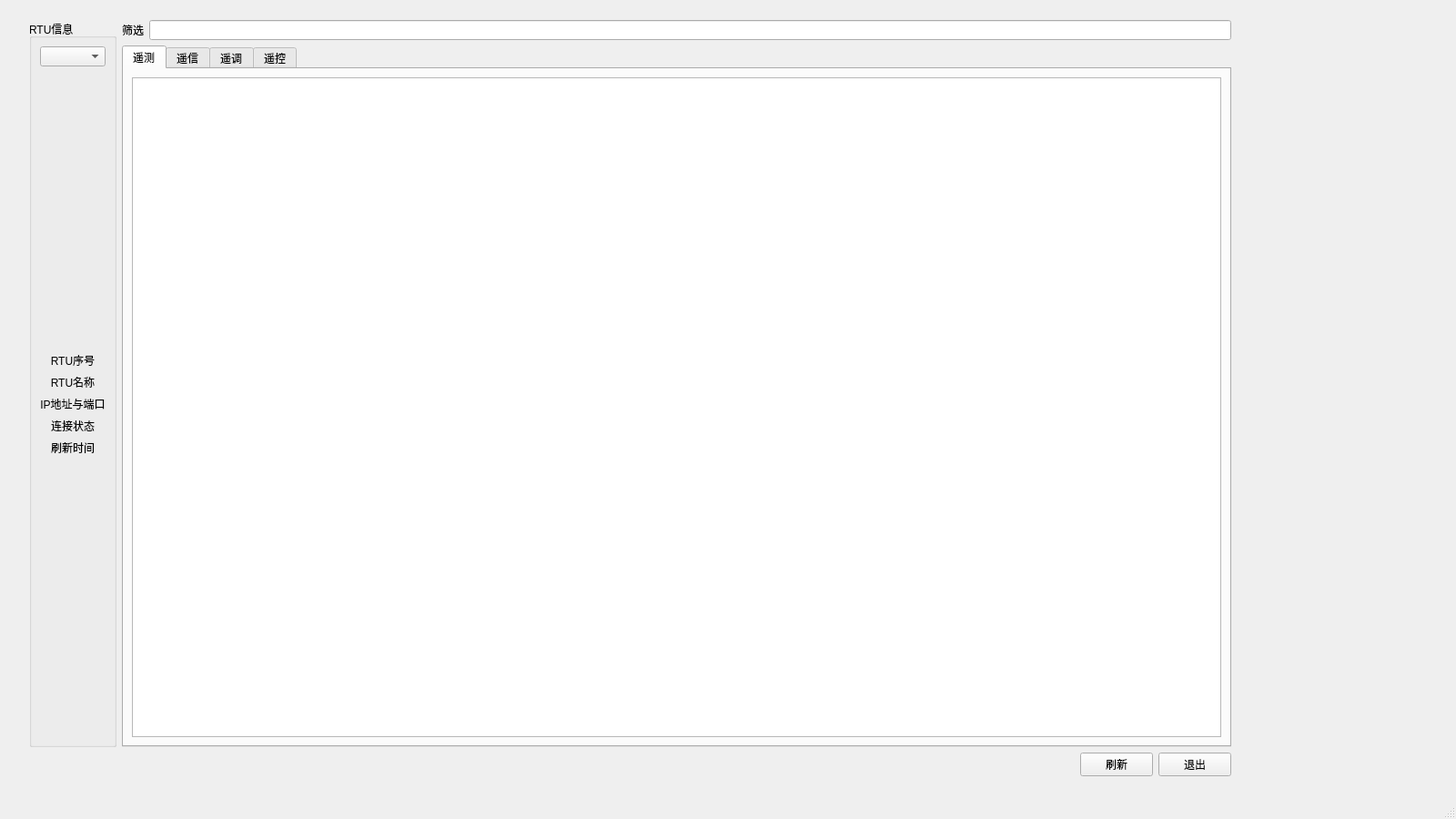
<?xml version="1.0" encoding="UTF-8"?>
<ui version="4.0">
 <class>MainWindow</class>
 <widget class="QMainWindow" name="MainWindow">
  <property name="geometry">
   <rect>
    <x>0</x>
    <y>0</y>
    <width>1600</width>
    <height>900</height>
   </rect>
  </property>
  <property name="sizePolicy">
   <sizepolicy hsizetype="Maximum" vsizetype="Maximum">
    <horstretch>0</horstretch>
    <verstretch>0</verstretch>
   </sizepolicy>
  </property>
  <property name="minimumSize">
   <size>
    <width>1600</width>
    <height>900</height>
   </size>
  </property>
  <property name="windowTitle">
   <string>MainWindow</string>
  </property>
  <widget class="QWidget" name="centralwidget">
   <widget class="QWidget" name="layoutWidget">
    <property name="geometry">
     <rect>
      <x>32</x>
      <y>22</y>
      <width>1321</width>
      <height>831</height>
     </rect>
    </property>
    <layout class="QVBoxLayout" name="verticalLayout_3">
     <item>
      <layout class="QHBoxLayout" name="horizontalLayout_3">
       <item>
        <widget class="QGroupBox" name="groupBox">
         <property name="title">
          <string>RTU信息</string>
         </property>
         <layout class="QVBoxLayout" name="verticalLayout">
          <item>
           <widget class="QComboBox" name="cbxRtu"/>
          </item>
          <item>
           <spacer name="verticalSpacer">
            <property name="orientation">
             <enum>Qt::Vertical</enum>
            </property>
            <property name="sizeHint" stdset="0">
             <size>
              <width>20</width>
              <height>126</height>
             </size>
            </property>
           </spacer>
          </item>
          <item>
           <widget class="QLabel" name="labelRtuID">
            <property name="text">
             <string>RTU序号</string>
            </property>
            <property name="alignment">
             <set>Qt::AlignCenter</set>
            </property>
           </widget>
          </item>
          <item>
           <widget class="QLabel" name="labelRtuName">
            <property name="text">
             <string>RTU名称</string>
            </property>
            <property name="alignment">
             <set>Qt::AlignCenter</set>
            </property>
           </widget>
          </item>
          <item>
           <widget class="QLabel" name="labelRtuPort">
            <property name="text">
             <string>IP地址与端口</string>
            </property>
            <property name="alignment">
             <set>Qt::AlignCenter</set>
            </property>
           </widget>
          </item>
          <item>
           <widget class="QLabel" name="labelRtuStatus">
            <property name="text">
             <string>连接状态</string>
            </property>
            <property name="alignment">
             <set>Qt::AlignCenter</set>
            </property>
           </widget>
          </item>
          <item>
           <widget class="QLabel" name="labelRtuRefresh_time">
            <property name="text">
             <string>刷新时间</string>
            </property>
            <property name="alignment">
             <set>Qt::AlignCenter</set>
            </property>
           </widget>
          </item>
          <item>
           <spacer name="verticalSpacer_2">
            <property name="orientation">
             <enum>Qt::Vertical</enum>
            </property>
            <property name="sizeHint" stdset="0">
             <size>
              <width>20</width>
              <height>125</height>
             </size>
            </property>
           </spacer>
          </item>
         </layout>
        </widget>
       </item>
       <item>
        <layout class="QVBoxLayout" name="verticalLayout_2">
         <item>
          <layout class="QHBoxLayout" name="horizontalLayout_2">
           <item>
            <widget class="QLabel" name="label">
             <property name="text">
              <string>筛选</string>
             </property>
            </widget>
           </item>
           <item>
            <widget class="QLineEdit" name="editFilter"/>
           </item>
          </layout>
         </item>
         <item>
          <widget class="QTabWidget" name="tabWidget">
           <property name="currentIndex">
            <number>0</number>
           </property>
           <widget class="QWidget" name="tabYc">
            <attribute name="title">
             <string>遥测</string>
            </attribute>
            <layout class="QGridLayout" name="gridLayout">
             <item row="0" column="0">
              <widget class="QTableWidget" name="tableYc"/>
             </item>
            </layout>
           </widget>
           <widget class="QWidget" name="tabYx">
            <attribute name="title">
             <string>遥信</string>
            </attribute>
            <layout class="QGridLayout" name="gridLayout_2">
             <item row="0" column="0">
              <widget class="QTableWidget" name="tableYx"/>
             </item>
            </layout>
           </widget>
           <widget class="QWidget" name="tabYt">
            <attribute name="title">
             <string>遥调</string>
            </attribute>
            <layout class="QGridLayout" name="gridLayout_3">
             <item row="0" column="0">
              <widget class="QTableWidget" name="tableYt"/>
             </item>
            </layout>
           </widget>
           <widget class="QWidget" name="tabYk">
            <attribute name="title">
             <string>遥控</string>
            </attribute>
            <layout class="QGridLayout" name="gridLayout_4">
             <item row="0" column="0">
              <widget class="QTableWidget" name="tableYk"/>
             </item>
            </layout>
           </widget>
          </widget>
         </item>
        </layout>
       </item>
      </layout>
     </item>
     <item>
      <layout class="QHBoxLayout" name="horizontalLayout">
       <item>
        <spacer name="horizontalSpacer">
         <property name="orientation">
          <enum>Qt::Horizontal</enum>
         </property>
         <property name="sizeHint" stdset="0">
          <size>
           <width>40</width>
           <height>20</height>
          </size>
         </property>
        </spacer>
       </item>
       <item>
        <widget class="QPushButton" name="btnRefresh">
         <property name="text">
          <string>刷新</string>
         </property>
        </widget>
       </item>
       <item>
        <widget class="QPushButton" name="btnExit">
         <property name="text">
          <string>退出</string>
         </property>
        </widget>
       </item>
      </layout>
     </item>
    </layout>
   </widget>
  </widget>
  <widget class="QMenuBar" name="menubar">
   <property name="geometry">
    <rect>
     <x>0</x>
     <y>0</y>
     <width>1600</width>
     <height>22</height>
    </rect>
   </property>
  </widget>
  <widget class="QStatusBar" name="statusbar"/>
 </widget>
 <resources/>
 <connections>
  <connection>
   <sender>btnExit</sender>
   <signal>clicked()</signal>
   <receiver>MainWindow</receiver>
   <slot>close()</slot>
   <hints>
    <hint type="sourcelabel">
     <x>1316</x>
     <y>862</y>
    </hint>
    <hint type="destinationlabel">
     <x>1455</x>
     <y>837</y>
    </hint>
   </hints>
  </connection>
 </connections>
</ui>
